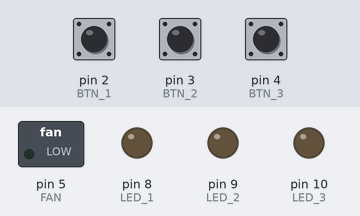
A sketch run on a simulated Arduino Uno, built with avr-gcc and run on an emulated ATmega328P. On the bench: switched loads named in the sketch (green lamp = pin HIGH), output pins drawn as LEDs (lit = HIGH). Inputs (shaded band) come from the test bench; at power-on: pin 2 (BTN_1) LOW, pin 3 (BTN_2) LOW, pin 4 (BTN_3) LOW.

Above: at 1.2 s.
1.3 s: pin 2 (BTN_1) pulled HIGH for 0.15 s
At 2.4 s:
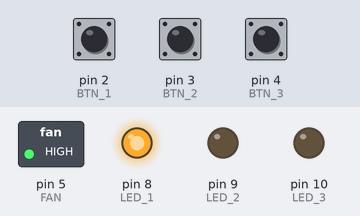
4.4 s: pin 3 (BTN_2) pulled HIGH for 3.2 s
At 7.4 s:
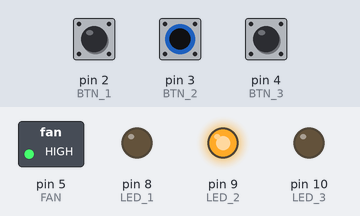
Timing chart, 0 to 17.8 s (numbered marks = the images above; inputs shaded):
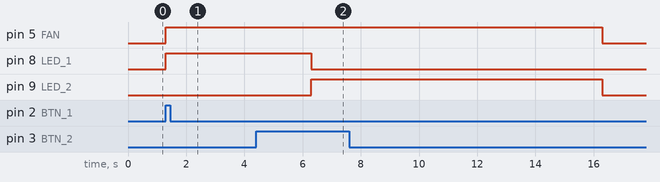

Measured:
- after the input at 1.3 s, pin 5 (FAN), pin 8 (LED_1): LOW → HIGH at once
- after the input at 4.4 s, pin 5 (FAN): HIGH → LOW after 11.9 s instead of 1.9 s; pin 9 (LED_2): LOW → HIGH after 1.9 s, → LOW 10.0 s later

The sketch:

activity5_fan_dc_motor.ino
```cpp
#define BTN_1 2
#define BTN_2 3
#define BTN_3 4
#define LED_1 8
#define LED_2 9
#define LED_3 10
#define FAN 5

void setup() {
  pinMode(BTN_1, INPUT);
  pinMode(BTN_2, INPUT);
  pinMode(BTN_3, INPUT);
  pinMode(LED_1, OUTPUT);
  pinMode(LED_2, OUTPUT);
  pinMode(LED_3, OUTPUT);
  pinMode(FAN, OUTPUT);
}

void loop() {

  if (digitalRead(BTN_1) == HIGH) {
    digitalWrite(FAN, HIGH);
    digitalWrite(LED_1, HIGH);
    delay(5000);
    digitalWrite(FAN, LOW);
    digitalWrite(LED_1, LOW);
  }
  else if (digitalRead(BTN_2) == HIGH) {
    digitalWrite(FAN, HIGH);
    digitalWrite(LED_2, HIGH);
    delay(10000);
    digitalWrite(FAN, LOW);
    digitalWrite(LED_2, LOW);
  }
  else if (digitalRead(BTN_3) == HIGH) {
    digitalWrite(FAN, HIGH);
    digitalWrite(LED_3, HIGH);
    while (true) {}
  }

}
```
